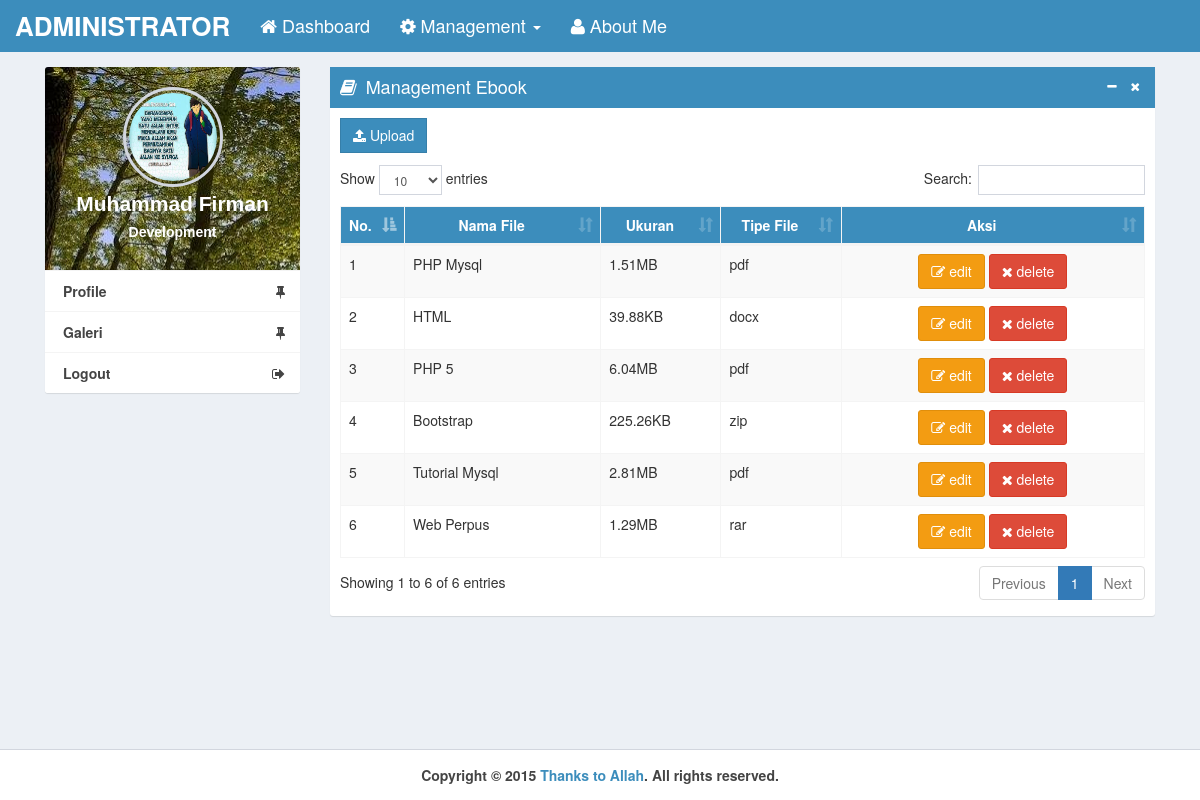
Page /admin/dashboard/index.php?menu=ebook (signed in) on the committed database.
### tables this page shows
CREATE TABLE IF NOT EXISTS `tb_ebook` (
  `id_file` int(11) NOT NULL,
  `nama_file` varchar(35) NOT NULL,
  `tipe_file` varchar(10) NOT NULL,
  `ukuran_file` varchar(30) NOT NULL,
  `file` varchar(40) NOT NULL,
  `tanggal` varchar(25) NOT NULL
);

### admin/dashboard/form/ebook.php (the view, shortened to what this page needs)
<?php
	function bytes_converter($bytes) {
		$satuan= array('Bytes', 'KB', 'MB', 'GB', 'TB');
		$kali= floor(log($bytes, 1024));
		$bagi= round($bytes / pow(1024, $kali), 2);
		return $bagi.$satuan[$kali];
	}
?>
<div class="box box-primary box-solid no-border">
	<div class="box-header">
		<i class="fa fa-book"></i>
		<span class="box-title">Management Ebook</span>
		<div class="box-tools">
			<a class="btn btn-box-tool" data-widget="collapse" data-toggle="tooltip" title="hide" data-placement="top"><span class="fa fa-minus"></span></a>
			<a class="btn btn-box-tool" data-widget="remove" data-toggle="tooltip" title="close" data-placement="top"><span class="fa fa-times"></span></a>
		</div>
	</div>
	<div class="box-body">
		<a class="btn btn-primary btn-flat" data-keyboard="false" data-backdrop="static" data-toggle="modal" data-target="#upload" style="margin-bottom:12px;"><span class="fa fa-upload"></span> Upload</a>
		<div class="table-responsive">
			<table id="example1" class="table table-hover table-striped table-bordered">
				<thead>
					<tr>
						<th width="8%">No.</th>
						<th><center>Nama File</center></th>
						<th width="15%"><center>Ukuran</center></th>
						<th width="15%"><center>Tipe File</center></th>
						<th><center>Aksi</center></th>
					</tr>
				</thead>
				<tbody>
					<?php
						$nomer 	= 1;
						$query 	= mysqli_query($koneksi,("SELECT * FROM tb_ebook"));
						while ($data = mysqli_fetch_array($query)){
					?>
					<tr>
						<td><?php echo $nomer; ?></td>
						<td><?php echo $data['nama_file']; ?></td>
						<td><?php echo bytes_converter($data['ukuran_file']); ?></td>
						<td><?php echo $data['tipe_file']; ?></td>
						<td>
							<center>
								<a class="btn btn-warning" href="?ebook-edit=<?php echo $data[0]; ?>"><span class="fa fa-pencil-square-o"></span> edit</a>
								<a class="btn btn-danger" href="?ebook-delete=<?php echo $data[0]; ?>" onClick="return confirm ('yakin untuk menghapus ini?')"><span class="fa fa-times"></span> delete</a>
							</center>
						</td>
					</tr>
					<?php
						$nomer++;
						}
					?>
				</tbody>
			</table>
		</div>
	</div>
</div>

### original.css (style rules this page uses)
thead { background-color:#3C8DBC; color:white; }

### rows in the picture
tb_ebook: nama_file "PHP Mysql", ukuran_file "1.51MB", tipe_file "pdf"
tb_ebook: nama_file "HTML", ukuran_file "39.88KB", tipe_file "docx"
tb_ebook: nama_file "PHP 5", ukuran_file "6.04MB", tipe_file "pdf"
tb_ebook: nama_file "Bootstrap", ukuran_file "225.26KB", tipe_file "zip"
tb_ebook: nama_file "Tutorial Mysql", ukuran_file "2.81MB", tipe_file "pdf"
tb_ebook: nama_file "Web Perpus", ukuran_file "1.29MB", tipe_file "rar"
